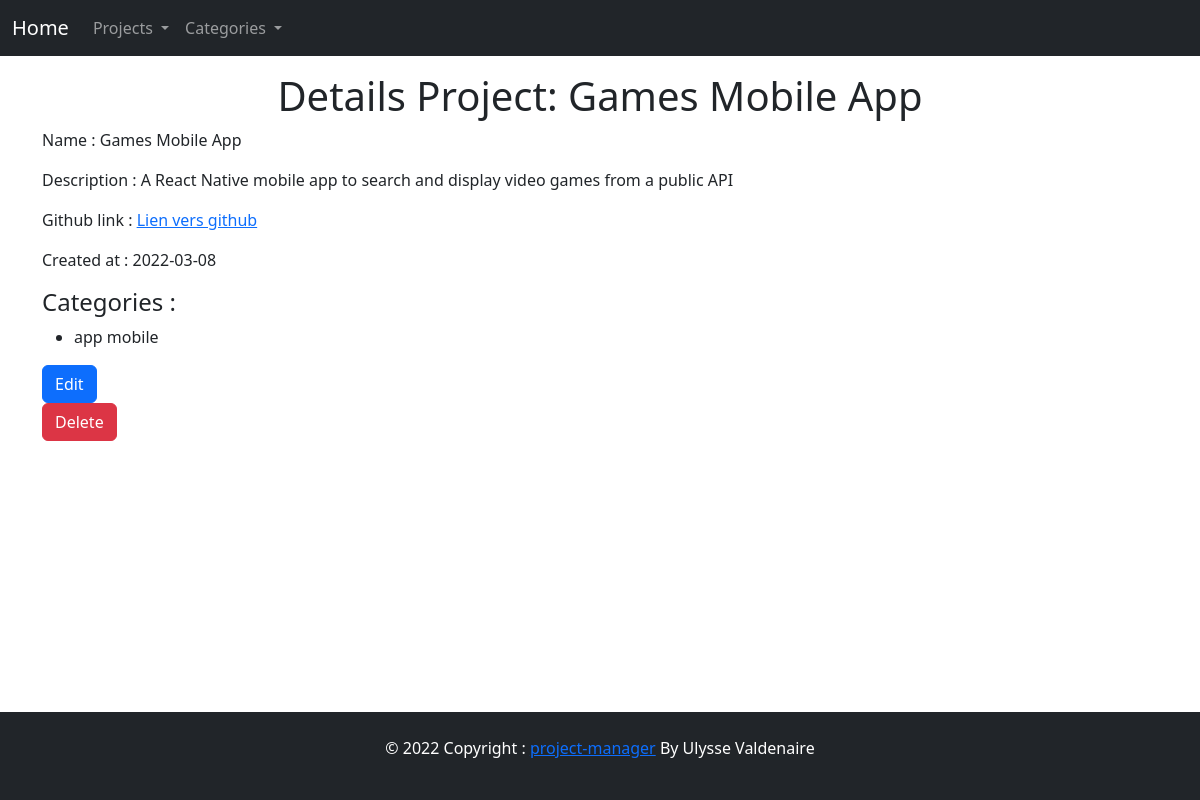
/projects/details?id=44, run on the app's committed database.
### tables this page shows
CREATE TABLE IF NOT EXISTS `projects` (
  `id_project` int(11) NOT NULL AUTO_INCREMENT,
  `name` varchar(100) NOT NULL,
  `description` text,
  `created_at` date NOT NULL,
  `status` tinyint(1) NOT NULL DEFAULT '0',
  `github_link` varchar(100) DEFAULT NULL,
  `priority` tinyint(4) NOT NULL DEFAULT '0',
  `github_portfolio` tinyint(4) NOT NULL DEFAULT '0',
  PRIMARY KEY (`id_project`)
);

CREATE TABLE IF NOT EXISTS `projects_categories` (
  `id_project` int(11) NOT NULL,
  `id_categorie` int(11) NOT NULL,
  PRIMARY KEY (`id_project`,`id_categorie`),
  KEY `id_categorie` (`id_categorie`)
);

CREATE TABLE IF NOT EXISTS `categories` (
  `id_category` int(11) NOT NULL AUTO_INCREMENT,
  `name` varchar(50) DEFAULT NULL,
  PRIMARY KEY (`id_category`) USING BTREE,
  UNIQUE KEY `name` (`name`)
);

### App/Core/Render.php (called while the page is built, shortened)
<?php
class Render
{
    private string $viewPath;
    public function __construct(string $viewPath, ?array $args = [])
    {
        $this->viewPath = $viewPath;
    }
    public function view(): string
    {
        require BASE_VIEW_PATH . 'layouts\header.php';
        require BASE_VIEW_PATH . $this->viewPath . '.php';
        require BASE_VIEW_PATH . 'layouts\footer.php';
        return ob_get_clean();
    }
    public function __toString(): string
    {
        return $this->view();
    }
}

### public/index.php (called while the page is built, shortened)
<?php
$router = new Router();
$router->get('/', ['App\Controllers\ProjectController', 'index']);
$router->get('/projects', ['App\Controllers\ProjectController', 'index']);
$router->get('/projects/details', ['App\Controllers\ProjectController', 'details']);
$router->get('/projects/portfolio', ['App\Controllers\ProjectController', 'getProjectsPortfolio']);
$router->get('/projects/in-progress', ['App\Controllers\ProjectController', 'getProjectsInProgress']);
$router->get('/projects/commit-portfolio', ['App\Controllers\ProjectController', 'commitPortfolio']);
$router->get('/projects/edit', ['App\Controllers\ProjectController', 'edit']);
$router->post('/projects/edit', ['App\Controllers\ProjectController', 'edit']);
$router->get('/projects/create', ['App\Controllers\ProjectController', 'create']);
$router->post('/projects/create', ['App\Controllers\ProjectController', 'create']);
$router->post('/projects/delete', ['App\Controllers\ProjectController', 'delete']);
$router->get('/api/projects/single-project', ['App\Controllers\ProjectController', 'getSingleProjectJSON']);
$router->post('/api/projects/edit', ['App\Controllers\ProjectController', 'apiEdit']);
$router->get('/api/projects/all', ['App\Controllers\ProjectController', 'apiGetAllProjects']);
$router->get('/api/projects/category', ['App\Controllers\ProjectController', 'apiGetProjectsByCategory']);
$router->get('/api/projects/status', ['App\Controllers\ProjectController', 'apiGetProjectsByStatus']);
$router->get('/categories', ['App\Controllers\CategoryController', 'index']);
$router->get('/categories/index', ['App\Controllers\CategoryController', 'index']);
$router->get('/categories/create', ['App\Controllers\CategoryController', 'create']);
$router->post('/categories/create', ['App\Controllers\CategoryController', 'create']);
$router->get('/categories/edit', ['App\Controllers\CategoryController', 'edit']);
$router->post('/categories/edit', ['App\Controllers\CategoryController', 'edit']);
$router->post('/categories/delete', ['App\Controllers\CategoryController', 'delete']);
(new App($router, ["method" => $_SERVER["REQUEST_METHOD"], "uri" => $_SERVER["REQUEST_URI"]]))->run();

### App/Controllers/Controller.php (called while the page is built, shortened)
<?php
abstract class Controller
{
    protected function getIdInUrlOrRedirectTo(string $urlRedirect): bool|int
    {
        return (int) $_GET["id"];
    }
}

### App/Controllers/ProjectController.php (called while the page is built, shortened)
<?php
class ProjectController extends Controller
{
    private Project $projectModel;
    private Category $categoryModel;
    public function __construct()
    {
        $this->projectModel = new Project();
        $this->categoryModel = new Category();
    }
    private function getSingleProject(int $idProject): object
    {
        $project  = $this->projectModel->selectByColumn("id_project", $idProject);
        $project->categories = $this->categoryModel->getProjectCategories($idProject);
        return $project;
    }
    public function details(): Render
    {
        $idProject = $this->getIdInUrlOrRedirectTo("/");
        $project  = $this->getSingleProject($idProject);
        return Render::make("projects/details", compact("project"));
    }
}

### App/Core/Database/Config.php (called while the page is built, shortened)
<?php
class Config
{
    private static $instance;
    public static array $dbConfig;
    private function __construct()
    {
        self::$dbConfig['db_name'] = "projects-manager-prod";
        self::$dbConfig['db_type'] = "mysql";
        self::$dbConfig['db_host'] = "localhost";
        self::$dbConfig['db_user'] = "root";
        self::$dbConfig['db_password'] = "";
    }
    private static function init(): self
    {
        if (is_null(self::$instance)) {
            self::$instance = new self();
        }
        return self::$instance;
    }
    public static function getValue(string $key): string
    {
        return self::$dbConfig[$key];
    }
}

### App/Core/Database/Database.php (called while the page is built, shortened)
<?php
class Database
{
    private ?PDO $PDOInstance = null;
    private static ?self $instance = null;
    private function __construct()
    {
        try {
            $string = Config::getValue('db_type') . ":host=" . Config::getValue('db_host') . ";dbname=" . Config::getValue('db_name');
            $this->PDOInstance  = new PDO($string, Config::getValue('db_user'), Config::getValue('db_password'), [
                PDO::ATTR_ERRMODE => PDO::ERRMODE_EXCEPTION
            ]);
        } catch (Exception $e) {
            echo "an error";
        }
    }
    public static function getInstance(): self
    {
        if (is_null(self::$instance)) {
            self::$instance = new Database();
        }
        return self::$instance;
    }
    public function read(string $query,  array $data = array()): array
    {
        $statement = $this->PDOInstance->prepare($query);
        $statement->execute($data);
        return $statement->fetchAll(PDO::FETCH_OBJ);
    }
    public function readOneRow(string $query, array $data = []): object|bool
    {
        $statement = $this->PDOInstance->prepare($query);
        $statement->execute($data);
        return $statement->fetch(PDO::FETCH_OBJ);
    }
}

### App/Models/Model.php (called while the page is built, shortened)
<?php
abstract class Model
{
    protected Database $db;
    protected string $table;
    public function __construct()
    {
        $this->db = Database::getInstance();
        $this->table = $this->setTableName();
    }
    public function selectByColumn(string $column, mixed $value): object|bool
    {
        $query = "SELECT * FROM $this->table WHERE $column = :value";
        return $this->db->readOneRow($query, ["value" => $value]);
    }
    private function setTableName(): string
    {
        return strtolower(explode("\\", get_class($this))[2] . 's');
    }
    private function setId(): string
    {
        $table = strtolower(explode("\\", get_class($this))[2]);
        return "id_" . $table;
    }
}

### App/Router/Router.php (called while the page is built, shortened)
<?php
class Router
{
    private array $routes = [];
    public function register(string $path, callable|array $action, string $requestedMethod): void
    {
        $this->routes[$requestedMethod][$path] = $action;
    }
    public function resolve(string $method, string $uri): mixed
    {
        $path = explode('?', $uri)[0];
        $action = $this->routes[$method][$path] ?? null;
        if (is_array($action)) {
            [$class, $classMethod] = $action;
            if (class_exists($class) && method_exists($class, $classMethod)) {
                $controller = new $class();
                return call_user_func_array([$controller, $classMethod], []);
            }
        }
    }
}

### App/Models/Category.php (called while the page is built, shortened)
<?php
class Category extends Model
{
    public function __construct()
    {
        $this->db = Database::getInstance();
    }
    public function getProjectCategories(int $idProject): array
    {
        $query = "SELECT *  FROM categories
                INNER JOIN projects_categories
                ON categories.id_category = projects_categories.id_categorie
                WHERE projects_categories.id_project = :id_project";
        return $this->db->read($query, ["id_project" => $idProject]);
    }
}

### App/views/projects/details.php (the view, shortened to what this page needs)
<link rel="stylesheet" href="../assets/css/buttonToggle.css">
<div class="row">
    <div class="col-12">
        <h1 class="text-center">Details Project: <?= $project->name ?></h1>
        <p>Name : <?= $project->name ?></p>
        <p>Description : <?= $project->description ?></p>
        <p>Github link : <?= $project->github_link ?  " <a href='$project->github_link' target='_blanck'>Lien vers github</a> " : "non renseigné" ?></p>
        <p>Created at : <?= $project->created_at ?></p>
        <h4>Categories :</h4>
        <ul>
            <?php foreach ($project->categories as $category) : ?>
                <li><?= $category->name ?></li>
            <?php endforeach; ?>
        </ul>
        <a href="/projects/edit?id=<?= $project->id_project ?>" class="btn btn-primary">Edit</a>
        <form action="/projects/delete" method="POST" onsubmit="return confirm('Are you sure you want to delete this project ? ')">
            <input class="btn btn-danger" type="submit" value="Delete" name="deleteProject"></input>
        </form>
    </div>
</div>

### data on the page
projects: name "Games Mobile App", description "A React Native mobile app to search and display video games from a public API", created_at "2022-03-08"
projects_categories: id_categorie.name "app mobile"
